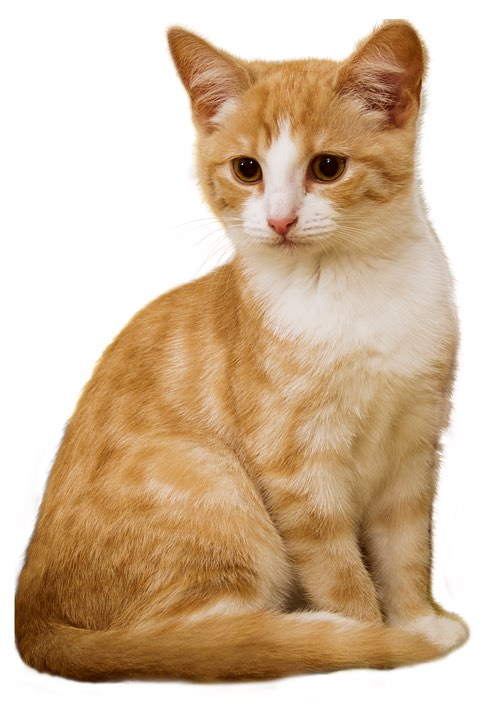
#> input picture Chapter05/pic/cat.jpg, 498 x 720 px, found by its file name
$ python otsu.py
#> lines starting #> are read from the running program, lines starting #| are printed output that depends on the picture; after the words box and inside, x2 and y2 are one past the last pixel; in counts of white or black regions, pixels touching at a corner belong together
"""
Created by HenryMa on 2020/9/14
"""

__author__ = 'HenryMa'

import time
from builtins import *

import cv2
import numpy as np


def OTSU_enhance(img_gray, th_begin=0, th_end=256, th_step=1):
    assert img_gray.ndim == 2, 'must input a gray image'

    max_g = 0
    suitable_th = 0
    for threshold in range(th_begin, th_end, th_step):
        bin_img = img_gray > threshold
        bin_img_inv = img_gray <= threshold
        # print(bin_img)
        # print(bin_img_inv)
        fore_pix = np.sum(bin_img)  # 前景像素总数
        back_pix = np.sum(bin_img_inv)  # 背景像素总数
        if 0 == fore_pix:
            break
        if 0 == back_pix:
            continue

        w0 = float(fore_pix) / img_gray.size
        u0 = float(np.sum(img_gray * bin_img)) / fore_pix
        w1 = float(back_pix) / img_gray.size
        u1 = float(np.sum(img_gray * bin_img_inv)) / back_pix

        # intra-class variance
        g = w0 * w1 * (u0 - u1) * (u0 - u1)
        if g > max_g:
            max_g = g
            suitable_th = threshold

    return suitable_th


if __name__ == '__main__':
    img = cv2.imread('/home/transwarp/Downloads/cat.jpg', 0)
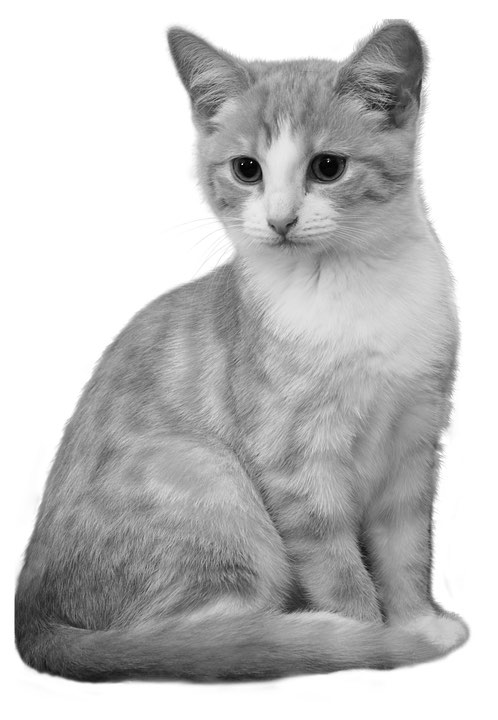
#> img: shape (720, 498); min 0, max 255, mean 193.4
    # cv2.imshow('原图', img)
    suit_th = OTSU_enhance(img)
#> the loop in OTSU_enhance, `for threshold in range(th_begin, th_end, th_step):` made 256 passes
#> (fore_pix, back_pix, w0, u0, w1, u1, g, max_g) on passes 1 to 12: (358543, 17, 1, 193.4, 4.74e-05, 0, 1.77, 1.77), (358537, 23, 1, 193.4, 6.41e-05, 0.261, 2.39, 2.39), (358529, 31, 1, 193.4, 8.65e-05, 0.71, 3.21, 3.21), (358516, 44, 1, 193.4, 0.000123, 1.39, 4.53, 4.53), (358503, 57, 1, 193.4, 0.000159, 1.98, 5.83, 5.83), (358480, 80, 1, 193.5, 0.000223, 2.85, 8.1, 8.1), (358447, 113, 1, 193.5, 0.000315, 3.77, 11.34, 11.34), (358412, 148, 1, 193.5, 0.000413, 4.53, 14.73, 14.73), (358363, 197, 0.999, 193.5, 0.000549, 5.4, 19.43, 19.43), (358307, 253, 0.999, 193.5, 0.000706, 6.19, 24.75, 24.75), (358248, 312, 0.999, 193.6, 0.00087, 6.91, 30.29, 30.29), (358208, 352, 0.999, 193.6, 0.000982, 7.38, 34.01, 34.01)
#> (fore_pix, back_pix, w0, u0, w1) on pass 88: (343635, 14925, 0.958, 199, 0.0416)
#> pass 1, in OTSU_enhance, `bin_img = img_gray > threshold`:
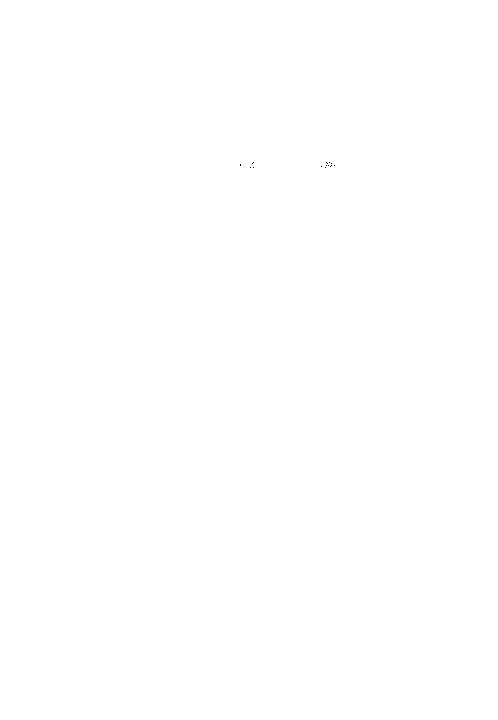
#> bin_img: shape (720, 498) bool; 100% white; black in thin lines or dots, all inside (x1, y1, x2, y2) = (240, 162, 335, 168)
    print(suit_th)
#| 194
    # [4 lines of commented-out code are left out]
    t1 = time.time()
    result = cv2.threshold(img, 0, 255, cv2.THRESH_OTSU)
    t2 = time.time()
    print("binary cost time: {}ms".format((t2-t1)*1000))
    print(result[0])
#| 194.0
    print(result[1])
#> (printed output is left out)
    cv2.imshow('binary image', result[1])
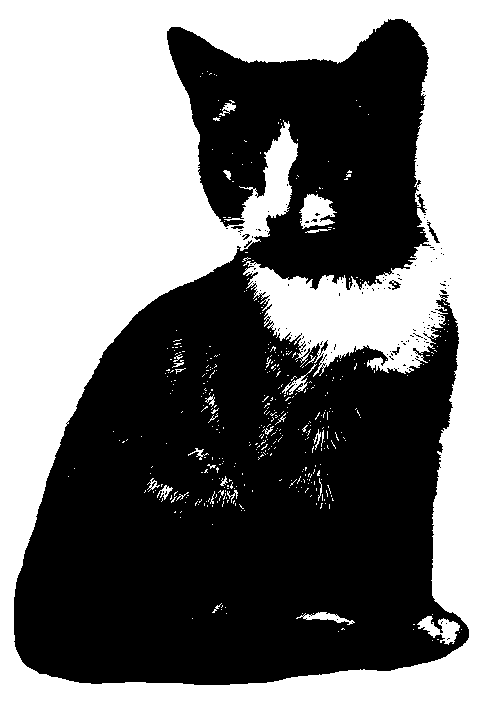
#> window 'binary image': shape (720, 498); 49% white; 449 white regions (421 under 20 px), largest, box (x1, y1, x2, y2) and area: (0, 0, 498, 720) 171755, (299, 194, 337, 229) 807, (417, 616, 460, 645) 594
    cv2.waitKey()
    cv2.destroyAllWindows()

$ run again, with Chapter05/pic/baboon.jpg copied over Chapter05/pic/cat.jpg
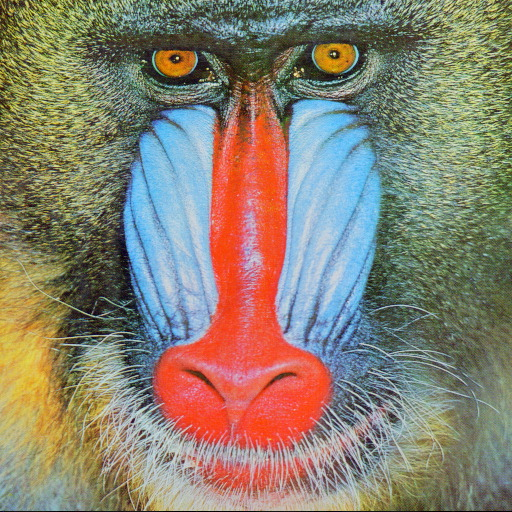
#> input picture Chapter05/pic/baboon.jpg, 512 x 512 px, found by its file name
#> `img = cv2.imread('/home/transwarp/Downloads/cat.jpg', 0)`:
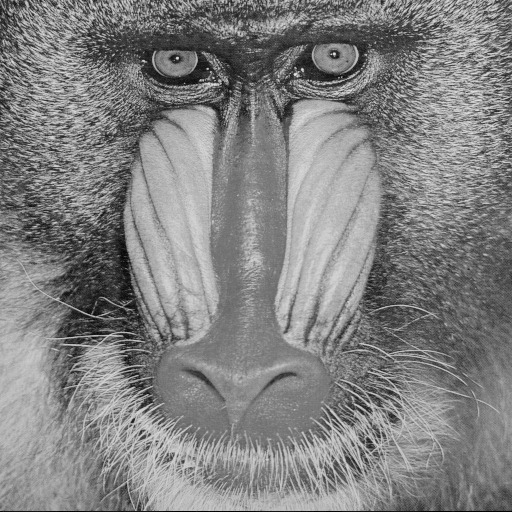
#> img: shape (512, 512); min 0, max 234, mean 129.7
#> the loop in OTSU_enhance, `for threshold in range(th_begin, th_end, th_step):` made 235 passes
#> (fore_pix, back_pix, w0, u0, w1, u1, g, max_g) on passes 1 to 8: (262097, 47, 1, 129.7, 0.000179, 0, 3.01, 3.01), (262064, 80, 1, 129.7, 0.000305, 0.412, 5.1, 5.1), (262043, 101, 1, 129.7, 0.000385, 0.743, 6.41, 6.41), (262014, 130, 1, 129.7, 0.000496, 1.25, 8.18, 8.18), (261989, 155, 0.999, 129.7, 0.000591, 1.69, 9.69, 9.69), (261963, 181, 0.999, 129.7, 0.00069, 2.17, 11.23, 11.23), (261937, 207, 0.999, 129.8, 0.00079, 2.65, 12.75, 12.75), (261908, 236, 0.999, 129.8, 0.0009, 3.18, 14.41, 14.41)
#| 128
#| 128.0
#> (printed output is left out)
#> `cv2.imshow('binary image', result[1])`:
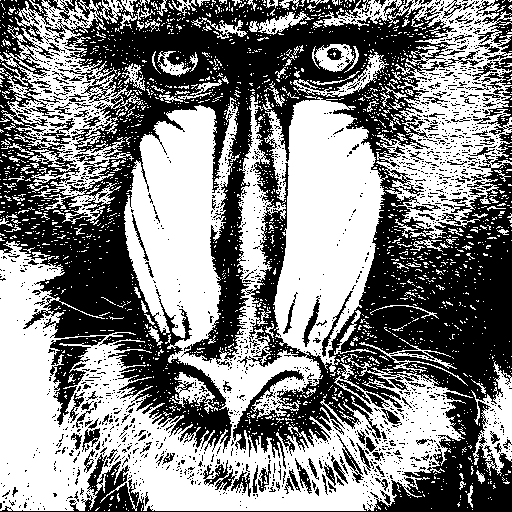
#> window 'binary image': shape (512, 512); 51.9% white; 1857 black regions (1714 under 20 px), largest, box (x1, y1, x2, y2) and area: (0, 0, 512, 512) 109004, (50, 336, 106, 425) 1634, (476, 0, 512, 61) 861

$ run again, with Chapter05/pic/噪声图像.png saved as Chapter05/pic/cat.jpg
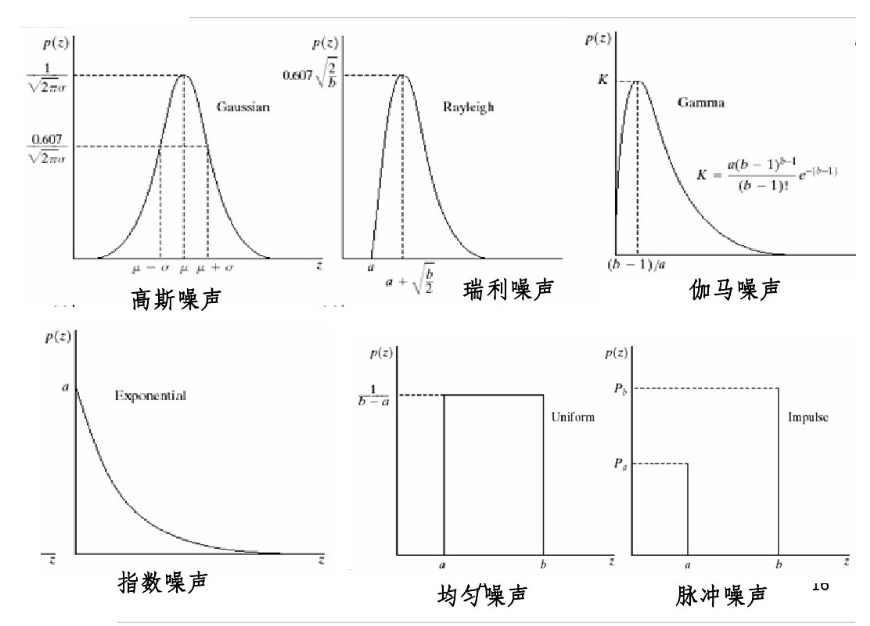
#> input picture Chapter05/pic/噪声图像.png, 870 x 626 px, found by its file name
#> img is the input picture: shape (626, 870); min 0, max 255, mean 247.7
#> the loop in OTSU_enhance, `for threshold in range(th_begin, th_end, th_step):` made 256 passes
#> (fore_pix, back_pix, w0, u0, w1, u1, g, max_g) on passes 1 to 7: (544287, 333, 0.999, 247.9, 0.000611, 0, 37.55, 37.55), (544154, 466, 0.999, 247.9, 0.000856, 0.285, 52.44, 52.44), (544023, 597, 0.999, 248, 0.0011, 0.662, 66.99, 66.99), (543913, 707, 0.999, 248.1, 0.0013, 1.03, 79.11, 79.11), (543813, 807, 0.999, 248.1, 0.00148, 1.39, 90.05, 90.05), (543726, 894, 0.998, 248.1, 0.00164, 1.74, 99.49, 99.49), (543651, 969, 0.998, 248.2, 0.00178, 2.07, 107.6, 107.6)
#> pass 1, in OTSU_enhance, `bin_img = img_gray > threshold`:
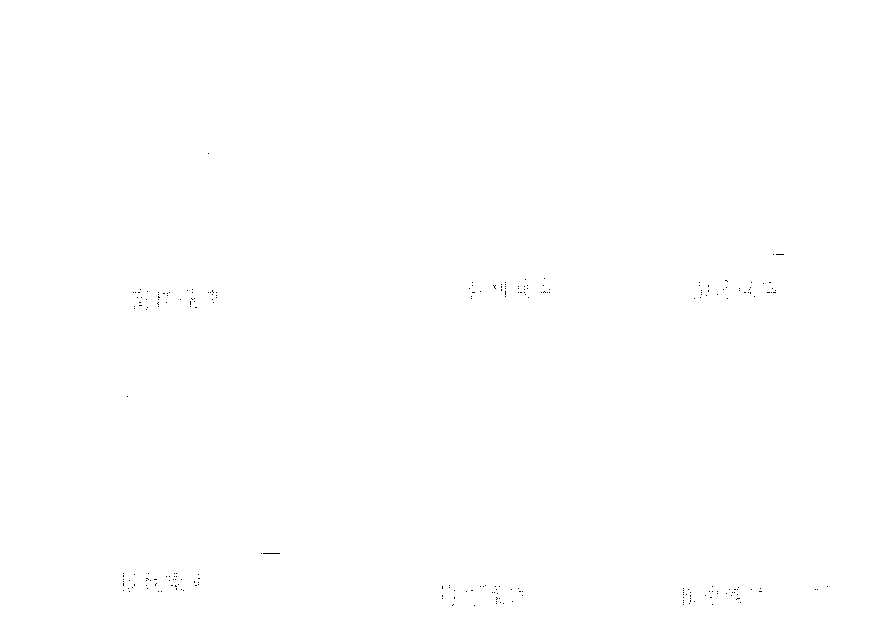
#> bin_img: shape (626, 870) bool; 99.9% white; black in thin lines or dots, all inside (x1, y1, x2, y2) = (123, 153, 828, 606)
#| 175
#| 175.0
#> (printed output is left out)
#> `cv2.imshow('binary image', result[1])`:
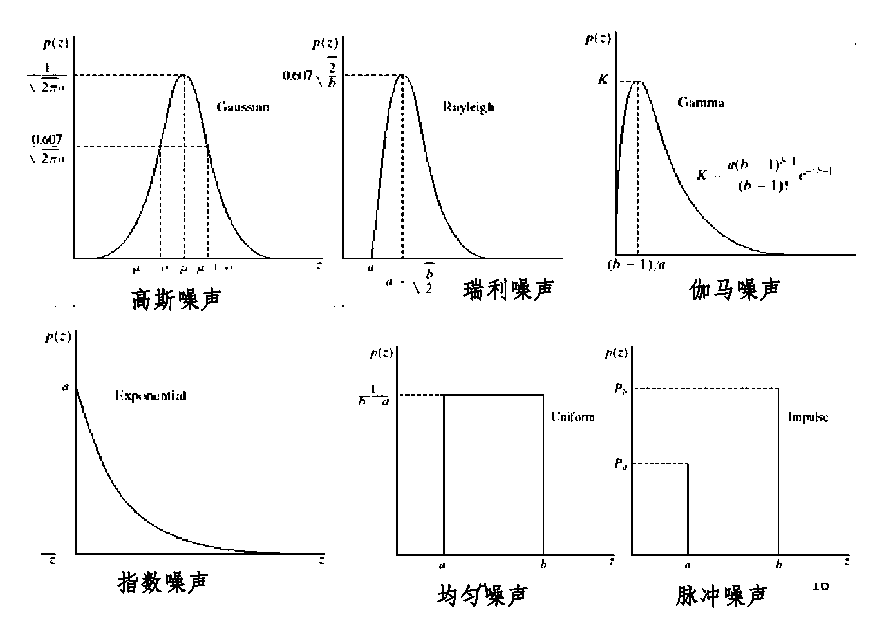
#> window 'binary image': shape (626, 870); 96.7% white; black in thin lines or dots, all inside (x1, y1, x2, y2) = (27, 31, 856, 608)
